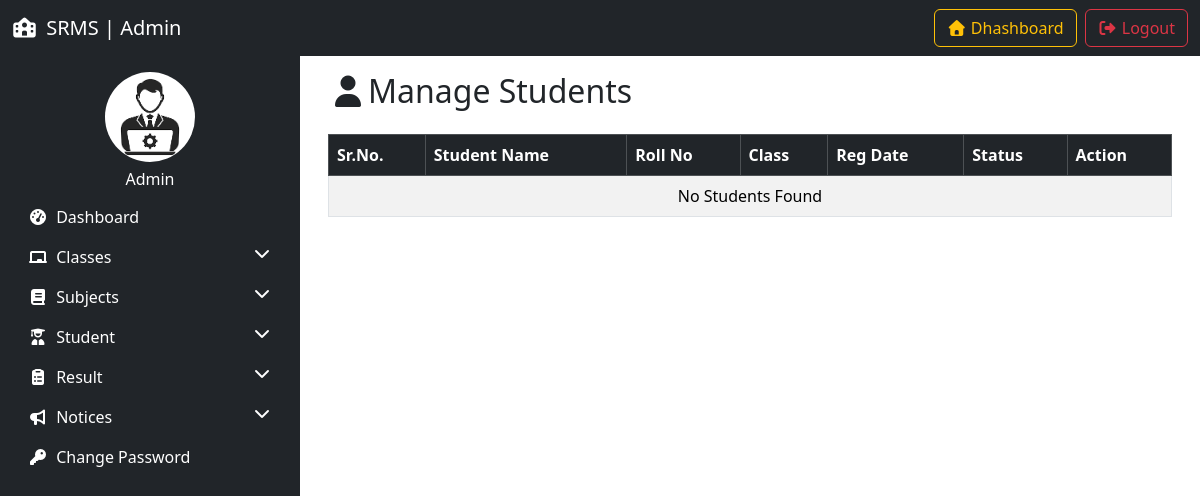
Before: /manage_students/ with the older database file.
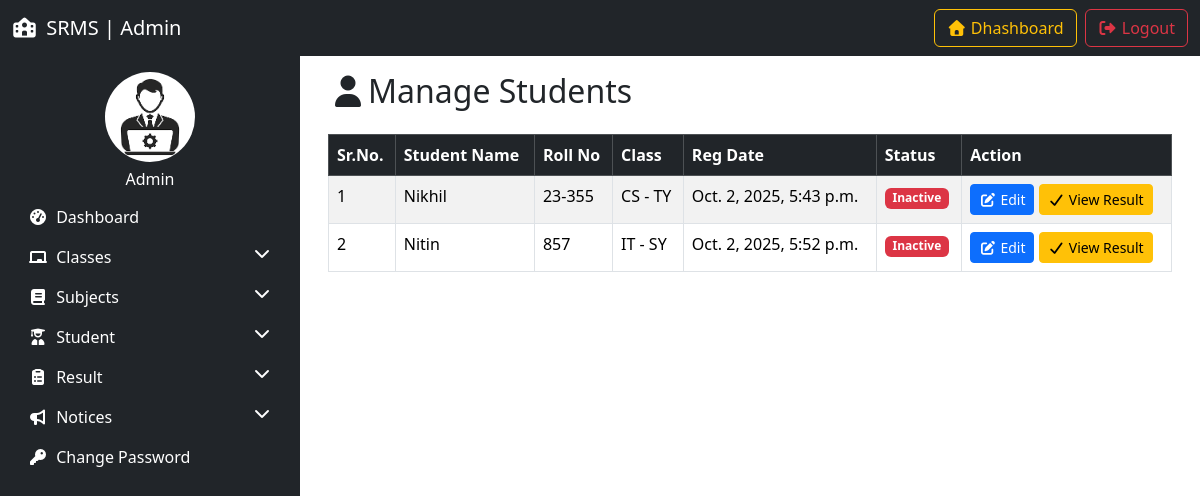
After: the same page with the newer database file.
### resultapp/models.py (models this page shows, shortened)
class Student(models.Model):
    GENDER_CHOICES = (
        ('Male', 'Male'),
        ('Female', 'Female')
    )
    name = models.CharField(max_length=100)
    roll_number = models.CharField(max_length=20, unique=True)
    email = models.EmailField(unique=True)
    gender = models.CharField(max_length=10, choices=GENDER_CHOICES)
    date_of_birth = models.DateField(max_length=100)
    student_class = models.ForeignKey(Studentclass, on_delete=models.SET_NULL, null=True)
    reg_date = models.DateTimeField(auto_now_add=True)
    updation_date = models.DateTimeField(auto_now=True)
    status = models.IntegerField(default=1)

class Studentclass(models.Model):
    streamName = models.CharField(max_length=100)
    yearStream = models.CharField(max_length=100)
    section = models.CharField(max_length=10)
    creation_date = models.DateTimeField(auto_now_add=True)
    updation_date = models.DateTimeField(auto_now=True)

### resultapp/views.py (the view)
# urls.py: path('manage_students/',manage_students, name='manage_students'),
def manage_students(request):
    students = Student.objects.all()
    return render(request,'manage_students.html', locals())

### resultapp/templates/manage_students.html (shortened to what this page needs)
{% extends 'admin_base.html' %}
{% load static %}
{% block content %}
<div class="container">
    <h2 class="mb-4"><i class="fas fa-user"></i>Manage Students</h2>
    <table class="table table-bordered table-striped">
        <thead class="table-dark">
            <tr>
                <th>Sr.No.</th>
                <th>Student Name</th>
                <th>Roll No</th>
                <th>Class</th>
                <th>Reg Date</th>
                <th>Status</th>
                <th>Action</th>
            </tr>
        </thead>
        <tbody>
            {% for i in students %}
             <tr>
                <td>{{forloop.counter}}</td>
                <td>{{i.name}}</td>
                <td>{{i.roll_number}}</td>
                <td>{{i.student_class.streamName}} - {{i.student_class.yearStream}}</td>
                <td>{{i.reg_date}}</td>
                <td>
                    {% if i.status == 1 %}
                    <span class="badge bg-success">Active</span>
                    {% else %}
                    <span class="badge bg-danger">Inactive</span>
                    {% endif %}
                </td>
                <td>
                    <a href="{% url 'edit_student' i.id %}" class="btn btn-sm btn-primary"><i class="fas fa-edit"></i> Edit</a>
                    <a href="" class="btn btn-sm btn-warning"><i class="fas fa-check"></i> View Result</a>
                </td>
            </tr>
            {% empty %}
            <tr>
                <td colspan="7" class="text-center">No Students Found</td>
            </tr>
            {% endfor %}
        </tbody>
    </table>
</div>
{% endblock %}

Changed rows visible on the page:
added Student: name "Nikhil", roll_number "23-355", student_class.streamName "CS", student_class.yearStream "TY", reg_date "Oct. 2, 2025, 5:43 p.m.", status "Inactive"
added Student: name "Nitin", roll_number "857", student_class.streamName "IT", student_class.yearStream "SY", reg_date "Oct. 2, 2025, 5:52 p.m.", status "Inactive"
Other visible differences:
text no longer shown: "No Students Found"
